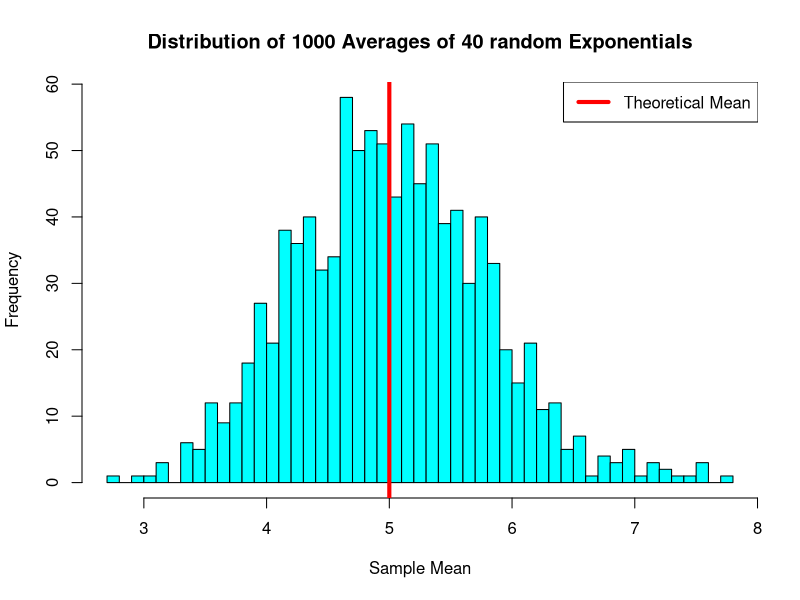
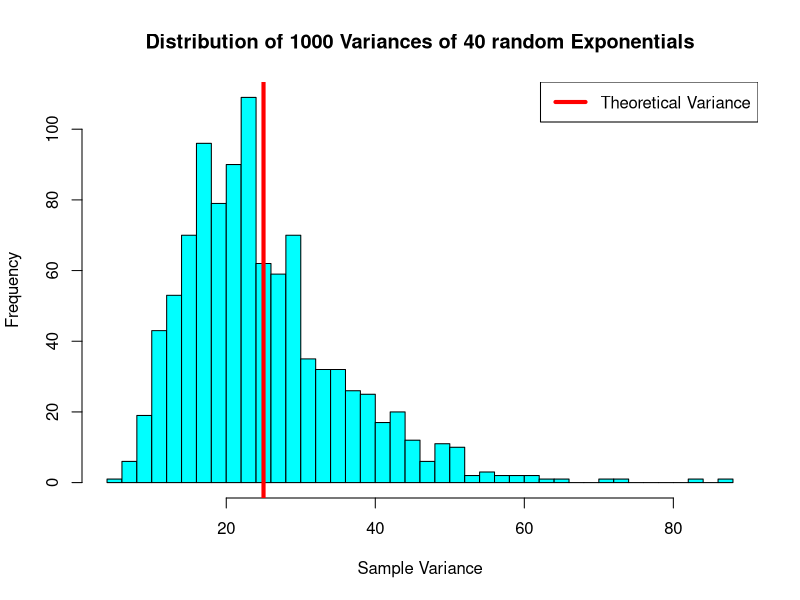
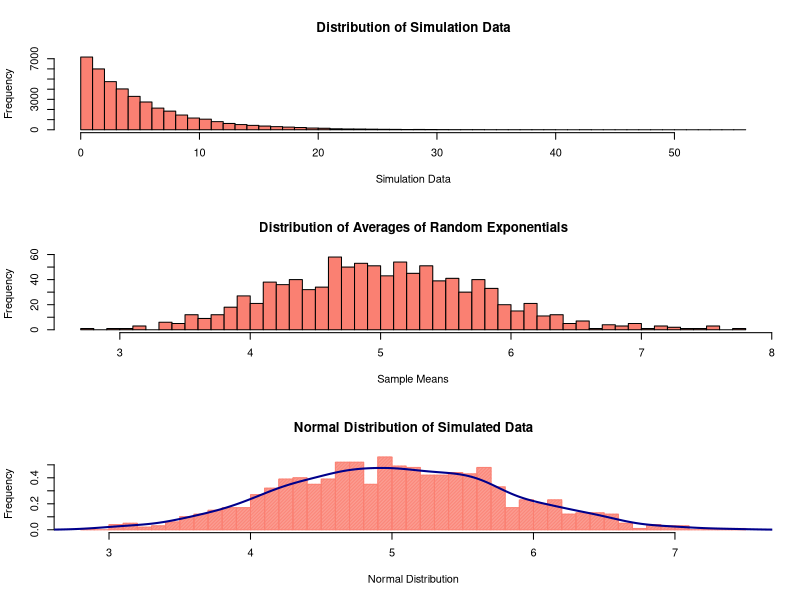

Generate these figures, in order, with R:
## ---- chunk 1
library(ggplot2)
set.seed(123)
sim <- 1000; n <- 40; lambda <- 0.2; tMean <- 1/lambda; tSd <- 1/lambda; tVar <- tSd^2;
simData <- matrix(rexp(n*sim, lambda), nrow = sim, ncol = n)
## ---- chunk 2
distMean <- apply(simData, 1, mean)
hist(distMean, breaks = 50, col = "cyan", 
     xlab = "Sample Mean", ylab = "Frequency", 
     main = "Distribution of 1000 Averages of 40 random Exponentials")
abline(v = tMean, lty = 1, lwd = 4, col = "red")
legend("topright", legend = "Theoretical Mean", 
       border = "black", lty = 1, lwd = 4, col = "red")
## ---- chunk 3
distVar <- apply(simData, 1, var)
hist(distVar, breaks = 50, col = "cyan", 
     xlab = "Sample Variance", ylab = "Frequency", 
     main = "Distribution of 1000 Variances of 40 random Exponentials")
abline(v = tVar, lty = 1, lwd = 4, col = "red")
legend("topright", legend = "Theoretical Variance", 
       border = "black", lty = 1, lwd = 4, col = "red")
## ---- chunk 4
#Simulating the Normal Distribution w.r.t. the Averages of the Exponentials
simNormData <- rnorm(1000, mean = mean(distMean), sd = sd(distMean))
par(mfrow = c(3,1))
#Plotting the Simulated Data
hist(simData, breaks = 50, col = "salmon", 
     xlab = "Simulation Data", ylab = "Frequency", 
     main = "Distribution of Simulation Data")
#Plotting the Average Distribution
hist(distMean, breaks = 50, col = "salmon", 
     xlab = "Sample Means", ylab = "Frequency", 
     main = "Distribution of Averages of Random Exponentials")
#Plotting the Normal Distribution of Averages
hist(simNormData, breaks = 50, col = "salmon", density = 100,
     xlab = "Normal Distribution", ylab = "Frequency", 
     main = "Normal Distribution of Simulated Data", probability = TRUE)
lines(density(simNormData), col = "darkblue", lwd = 2)
